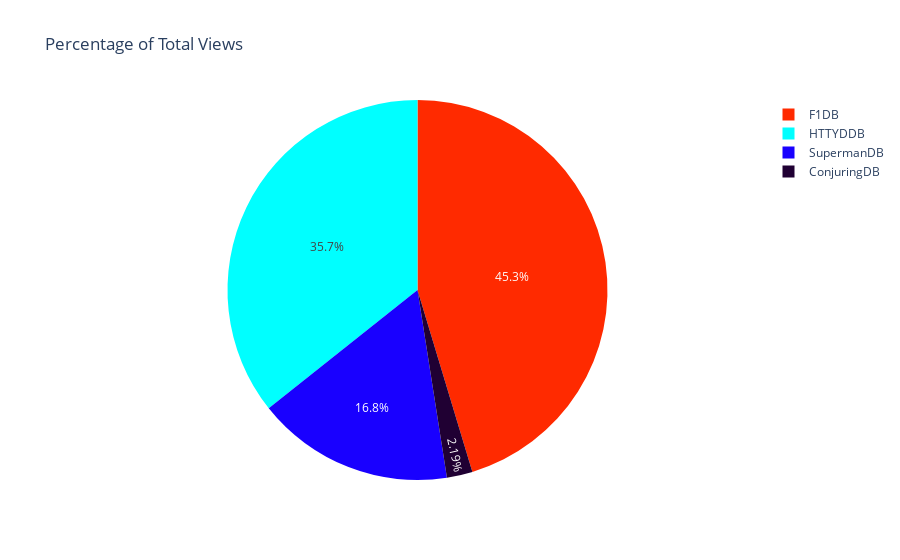

The notebook cell this image was saved under:
### Code cell
average_view_counts = {
    "SupermanDB": SupermanDB['view_count'].mean(),
    "ConjuringDB": ConjuringDB['view_count'].mean(),
    "F1DB": F1DB['view_count'].mean(),
    "HTTYDDB": HTTYDDB['view_count'].mean(),
}

view_counts_df = pd.DataFrame(
    list(average_view_counts.items()),
    columns=["Database", "Average View Count"]
)

custom_colors = {
    "SupermanDB": "#1900ff",
    "ConjuringDB": "#200033",
    "F1DB": "#ff2a00",
    "HTTYDDB": "#00ffff"
}

view_counts_df['Database'] = pd.Categorical(
    view_counts_df['Database'],
    categories=["SupermanDB", "ConjuringDB", "F1DB", "HTTYDDB"],
    ordered=True
)

fig = px.pie(
    view_counts_df,
    values='Average View Count',
    names='Database',
    title='Percentage of Total Views',
    color='Database',
    color_discrete_map=custom_colors
)

html_file = '2025.html'
fig.write_html(html_file)
fig.show()

### Figure 1 — Plotly figure (JSON) as saved in the notebook; plotly's stock layout.template omitted (floating-point values rounded to 4 significant figures)
{"data": [{"customdata": [["SupermanDB"], ["ConjuringDB"], ["F1DB"], ["HTTYDDB"]], "domain": {"x": [0, 1], "y": [0, 1]}, "hovertemplate": "Database=%{customdata[0]}<br>Average View Count=%{value}<extra></extra>", "labels": ["SupermanDB", "ConjuringDB", "F1DB", "HTTYDDB"], "legendgroup": "", "marker": {"colors": ["#1900ff", "#200033", "#ff2a00", "#00ffff"]}, "name": "", "showlegend": true, "type": "pie", "values": [599800.0, 78150.0, 1619000.0, 1274621]}], "layout": {"autosize": true, "legend": {"tracegroupgap": 0}, "title": {"text": "Percentage of Total Views"}}}
